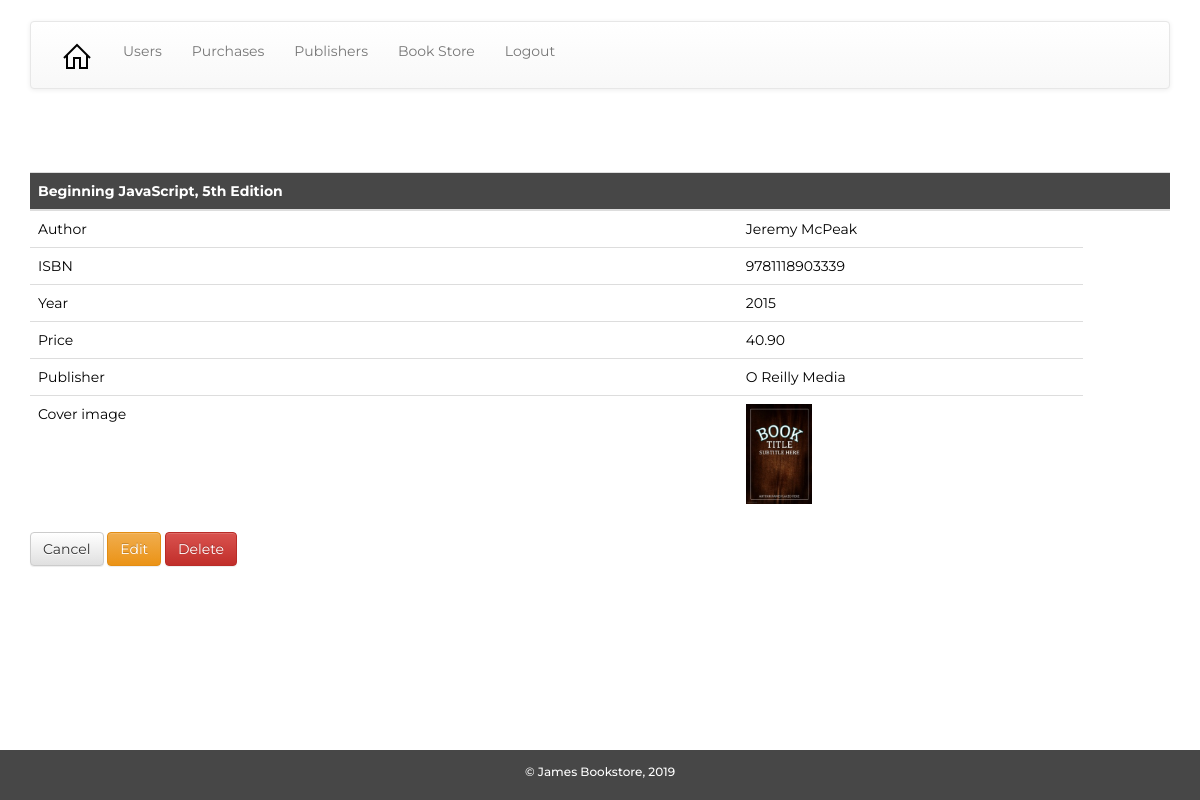
The page /books_show.php?id=3 (signed in) on the database its author committed.
### tables this page shows
CREATE TABLE `books` (
  `id` int(11) NOT NULL,
  `title` varchar(100) NOT NULL,
  `author` varchar(50) NOT NULL,
  `isbn` varchar(15) NOT NULL,
  `year` int(4) UNSIGNED NOT NULL,
  `price` decimal(7,2) NOT NULL,
  `cover` varchar(50) NOT NULL DEFAULT 'book_default.png',
  `publisher_id` int(11) NOT NULL,
  `stock` int(11) DEFAULT NULL,
  `active` int(1) NOT NULL DEFAULT '1'
);

CREATE TABLE `publishers` (
  `id` int(11) NOT NULL,
  `name` varchar(50) NOT NULL,
  `address` varchar(250) NOT NULL,
  `phone` varchar(50) NOT NULL,
  `email` varchar(50) NOT NULL,
  `website` varchar(50) NOT NULL
);

### classes/Book.php (called while the page is built, shortened)
<?php
class Book {
    public static function find($id) {
        $params = array(
            'id' => $id
        );
        $sql = 'SELECT * FROM books WHERE id = :id';
        $connection = Connection::getInstance();
        $stmt = $connection->prepare($sql);
        $success = $stmt->execute($params);
        if (!$success) {
            throw new Exception("Failed to retrieve book");
        }
        else {
            $book = $stmt->fetchObject('Book');
            return $book;
        }
    }
}
?>

### classes/Publisher.php (called while the page is built, shortened)
<?php
class Publisher {
    public static function find($id) {
        $params = array(
            'id' => $id
        );
        $sql = 'SELECT * FROM publishers WHERE id = :id';
        $connection = Connection::getInstance();
        $stmt = $connection->prepare($sql);
        $success = $stmt->execute($params);
        if (!$success) {
            throw new Exception("Failed to retrieve publisher");
        }
        else {
            $publisher = $stmt->fetchObject('Publisher');
            return $publisher;
        }
    }
}
?>

### books_show.php (the view, shortened to what this page needs)
<?php
require_once 'classes/Book.php';
require_once 'classes/Publisher.php';
try {
    $validator = new GUMP();
    $validation_rules = array(
        'id' => 'required|integer|min_numeric,1'
    );
    $filter_rules = array(
    	'id' => 'trim|sanitize_numbers'
    );
    $validator->validation_rules($validation_rules);
    $validator->filter_rules($filter_rules);
    $validated_data = $validator->run($_GET);
    $id = $validated_data['id'];
    $book = Book::find($id);
}
catch (Exception $ex) {
    die($ex->getMessage());
}
?>
<!DOCTYPE html>
<html>
    <head>
        <?php require 'utils/styles.php'; ?>
        <link rel="stylesheet" type="text/css" href="styles/styles.css">
    </head>
    <body>
        <div class="container">
            <div class="row">
                <div class="col-md-12">
                    <?php require 'utils/toolbar.php'; ?>
                </div>
            </div>
            <div class="row">
                <div class="col-md-12">
                    <h2>Book details</h2>
                    <table id="table-book" class="table table-hover">
                        <tbody>
                            <thead>
                                <th><?= $book->title ?></th>
                                <th></th>
                                <th></th>
                                <th></th>
                            </thead>
                            <tr>
                                <td>Author</td>
                                <td><?= $book->author ?></td>
                            </tr>
                            <tr>
                                <td>ISBN</td>
                                <td><?= $book->isbn ?></td>
                            </tr>
                            <tr>
                                <td>Year</td>
                                <td><?= $book->year ?></td>
                            </tr>
                            <tr>
                                <td>Price</td>
                                <td><?= $book->price ?></td>
                            </tr>
                            <tr>
                                <td>Publisher</td>
                                <td><?= Publisher::find($book->publisher_id)->name ?></td>
                            </tr>
                            <tr>
                                <td>Cover image</td>
                                <td><img src="<?= $book->cover ?>" height="100px" /></td>
                            </tr>
                        </tbody>
                    </table>
                    <p>
                        <a href="books_index.php" class="btn btn-default">Cancel</a>
                        <?php if ($user->role_id == 3) { ?>
                            <?php if ($book->stock <= 0) { ?>
                                <a class="btn btn-danger">Out of Stock</a>
                            <?php } else { ?>
                                <a href="purchases_store.php?id=<?= $book->id ?>" class="btn btn-success">Buy Book</a>
                            <?php } ?>
                        <?php } else { ?>
                        <a href="books_edit.php?id=<?= $book->id ?>" class="btn btn-warning">Edit</a>
                        <a href="books_delete.php?id=<?= $book->id ?>" class="btn btn-danger">Delete</a>
                        <?php } ?>
                    </p>
                </div>
            </div>
            <div class="row">
                <div class="col-md-12">
                    <?php require 'utils/footer.php'; ?>
                </div>
            </div>
        </div>
    </body>
</html>

### styles/styles.css (style rules this page uses)
body { background-image: url("bg.jpg"); font-family: 'Montserrat', sans-serif; color:black; }
table { background: white; font-family: 'Montserrat', sans-serif; border-radius: 15px; color:black; }
thead { background: #474747; color:white; }
h2, h1, h3 { color:white; font-family: 'Philosopher', sans-serif; }
body, html { height: 100%; }
.btn { font-family: 'Montserrat', sans-serif; }

### rows shown on the page
books: title "Beginning JavaScript, 5th Edition", author "Jeremy McPeak", isbn "9781118903339", year "2015", price "40.90", publisher.name "O Reilly Media", cover (picture)
